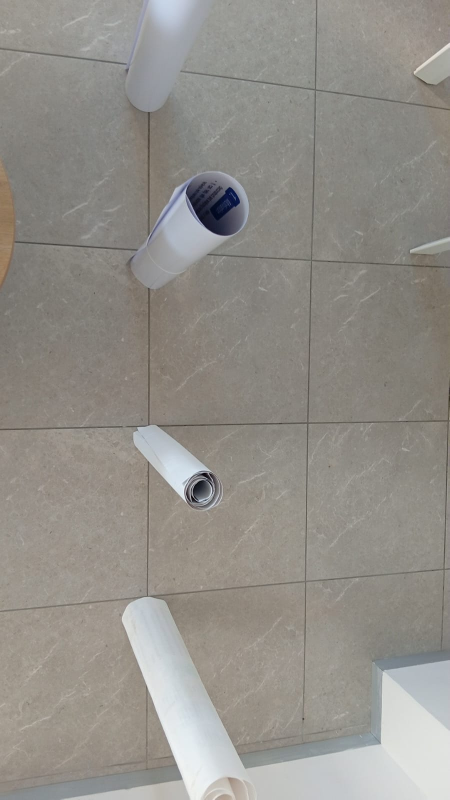
#> input picture data/top_view.jpeg, 899 x 1599 px, found by its file name (shown at 1/2 size)
$ python step4_pipeline.py
#> lines starting #> are read from the running program, lines starting #| are printed output that depends on the picture; after the words box and inside, x2 and y2 are one past the last pixel; in counts of white or black regions, pixels touching at a corner belong together
#> further down, img is the input picture: shape (1599, 899, 3); mean R, G, B 146.8, 143.6, 137.7
### ros2_ws/src/minicar_processor/minicar_processor/core.py
"""Processing core of the minicar slalom pipeline (no ROS here).

    top-view photo --> post bases (px) --> centimetres --> slalom there + U-turn + back
                   --> safety checks --> picture

Used by the ROS 2 processor node and by scripts/step4_pipeline.py.
"""
import matplotlib
matplotlib.use("Agg")
import matplotlib.pyplot as plt
import numpy as np
from scipy import ndimage

# Default track measurements (centimetres) - the "metadata" of our dataset
TRACK = {
    "spacing": 50.0,          # between posts
    "post_r": 13.0 / 2,       # post radius
    "half_corridor": 50.0,    # from post line to corridor edge
    "start_to_post1": 100.0,  # car starts 1 m before the first post
    "post4_to_wall": 50.0,
}
# Default car and plan: car 5 cm wide, wanted gap post-edge -> car-side
CAR = {"half_width": 5.0 / 2, "gap": 10.0}
# Detection knobs (chosen in step 3: 10 is the best contrast threshold)
DETECT = {"min_contrast": 10, "max_colour": 40, "clean_steps": 8, "min_area": 2000}


# =====================================================================
# 1. Detection (from step 3)
# =====================================================================
def detect_posts(img, track, knobs):
    """Return post bases in pixels (sorted from the top of the photo), the scale (px per cm)
    and some extra data for the picture."""
    H, W = img.shape[:2]
    brightness = img.mean(axis=2)
    colourfulness = img.max(axis=2) - img.min(axis=2)
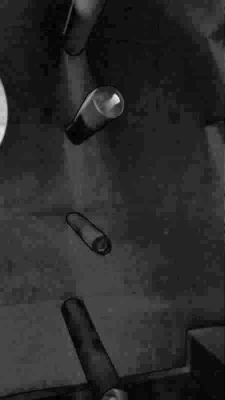
#> colourfulness: shape (1599, 899) float64 (shown at 1/4 size); min 0, max 69, mean 11.5; drawn with min black and max white

    # contrast = brightness minus the floor around (median over a big window)
    floor = np.kron(ndimage.median_filter(brightness[::4, ::4], size=101), np.ones((4, 4)))[:H, :W]
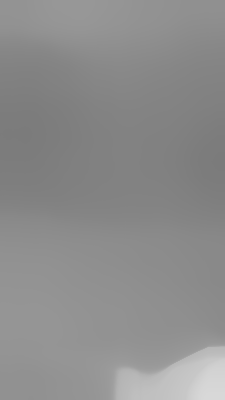
#> floor: shape (1599, 899) float64 (shown at 1/4 size); min 123.7, max 216, mean 140.8
    contrast = brightness - floor
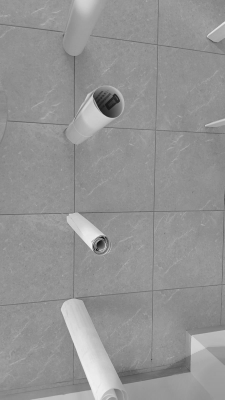
#> contrast: shape (1599, 899) float64 (shown at 1/4 size); min -141.3, max 105.7, mean 1.9; drawn with min black and max white

    mask = (contrast > knobs["min_contrast"]) & (colourfulness < knobs["max_colour"])
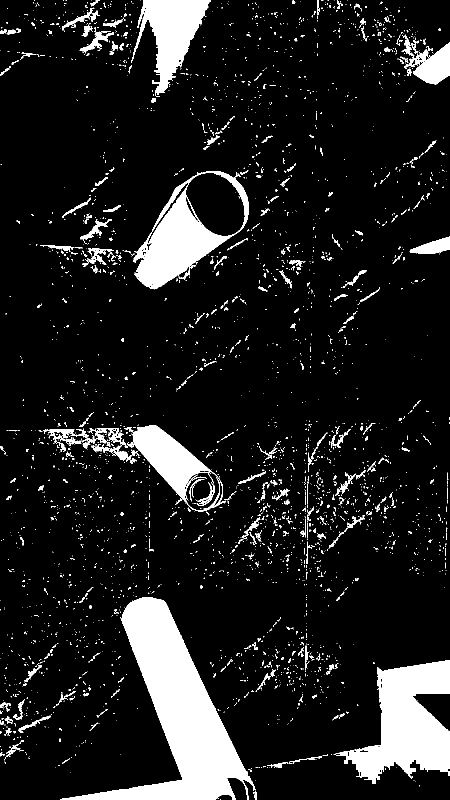
#> mask: shape (1599, 899) bool (shown at 1/2 size); 11.5% white; 3267 white regions (2916 under 20 px), largest, box (x1, y1, x2, y2) and area: (121, 1194, 512, 1599) 50264, (667, 1320, 899, 1568) 29184, (266, 342, 498, 579) 19253
    mask = ndimage.binary_opening(mask, iterations=knobs["clean_steps"])
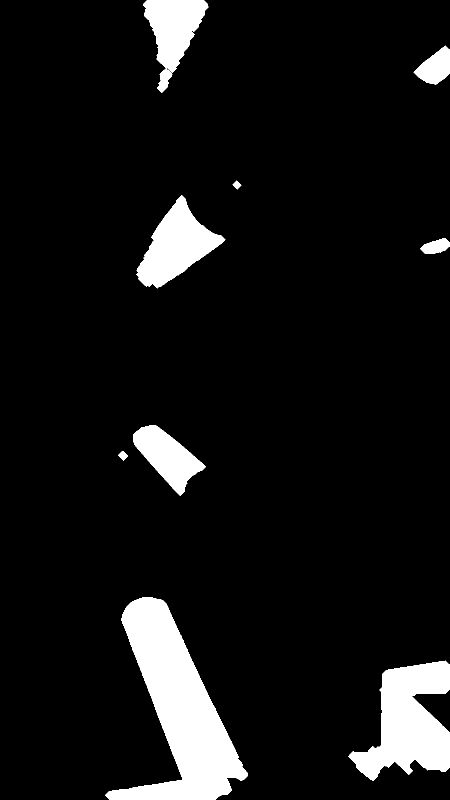
#> mask: shape (1599, 899) bool (shown at 1/2 size); 8.3% white; 9 white regions, largest, box (x1, y1, x2, y2) and area: (210, 1194, 496, 1599) 49042, (697, 1321, 899, 1562) 27534, (273, 390, 451, 577) 15470
    mask = ndimage.binary_fill_holes(mask)
    labels, _ = ndimage.label(mask)
#> labels: shape (1599, 899) int32; 10 distinct labels, from 0 to 9
#> (the rest of the program and of its run is left out)
